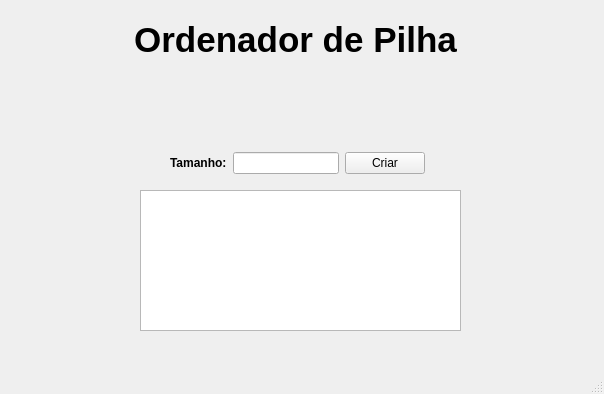
<?xml version="1.0" encoding="UTF-8"?>
<ui version="4.0">
 <class>MainWindow</class>
 <widget class="QMainWindow" name="MainWindow">
  <property name="geometry">
   <rect>
    <x>0</x>
    <y>0</y>
    <width>604</width>
    <height>394</height>
   </rect>
  </property>
  <property name="windowTitle">
   <string>MainWindow</string>
  </property>
  <property name="autoFillBackground">
   <bool>true</bool>
  </property>
  <widget class="QWidget" name="centralwidget">
   <widget class="QTextEdit" name="textEditResultados">
    <property name="geometry">
     <rect>
      <x>140</x>
      <y>190</y>
      <width>321</width>
      <height>141</height>
     </rect>
    </property>
    <property name="readOnly">
     <bool>true</bool>
    </property>
   </widget>
   <widget class="QLabel" name="label_2">
    <property name="geometry">
     <rect>
      <x>120</x>
      <y>-20</y>
      <width>351</width>
      <height>121</height>
     </rect>
    </property>
    <property name="text">
     <string>&lt;html&gt;&lt;head/&gt;&lt;body&gt;&lt;p align=&quot;center&quot;&gt;&lt;span style=&quot; font-size:26pt; font-weight:700;&quot;&gt;Ordenador de Pilha&lt;/span&gt;&lt;/p&gt;&lt;/body&gt;&lt;/html&gt;</string>
    </property>
   </widget>
   <widget class="QWidget" name="layoutWidget">
    <property name="geometry">
     <rect>
      <x>170</x>
      <y>150</y>
      <width>255</width>
      <height>26</height>
     </rect>
    </property>
    <layout class="QHBoxLayout" name="horizontalLayout">
     <item>
      <widget class="QLabel" name="label">
       <property name="text">
        <string>&lt;html&gt;&lt;head/&gt;&lt;body&gt;&lt;p&gt;&lt;span style=&quot; font-weight:700;&quot;&gt;Tamanho:&lt;/span&gt;&lt;/p&gt;&lt;/body&gt;&lt;/html&gt;</string>
       </property>
      </widget>
     </item>
     <item>
      <widget class="QLineEdit" name="lineEditTamanho"/>
     </item>
     <item>
      <widget class="QPushButton" name="pushButtonOrdenar">
       <property name="cursor">
        <cursorShape>PointingHandCursor</cursorShape>
       </property>
       <property name="text">
        <string>Criar</string>
       </property>
      </widget>
     </item>
    </layout>
   </widget>
  </widget>
  <widget class="QMenuBar" name="menubar">
   <property name="geometry">
    <rect>
     <x>0</x>
     <y>0</y>
     <width>604</width>
     <height>21</height>
    </rect>
   </property>
  </widget>
  <widget class="QStatusBar" name="statusbar"/>
 </widget>
 <resources/>
 <connections/>
</ui>
